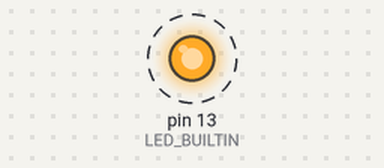
A sketch run on a simulated Arduino Uno, built with avr-gcc and run on an emulated ATmega328P. Parts: output pins drawn as LEDs (lit = HIGH). Dashed ring = blinking. What the sketch prints to the serial monitor is not drawn.

Above: at 0.5 s.
Timing chart, 0 to 4.6 s (numbered marks = the images above):
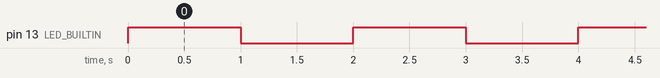

The sketch:

Transmitter_v001.ino
```cpp
#include "EasyTransfer.h"

//create object
EasyTransfer ET;

struct SEND_DATA_STRUCTURE{
  //put your variable definitions here for the data you want to send
  //THIS MUST BE EXACTLY THE SAME ON THE OTHER ARDUINO
  boolean blinks = false;
};

//give a name to the group of data
SEND_DATA_STRUCTURE mydata;

void setup(){
  Serial.begin(9600);
  //start the library, pass in the data details and the name of the serial port. Can be Serial, Serial1, Serial2, etc.
  ET.begin(details(mydata), &Serial);

  pinMode(LED_BUILTIN, OUTPUT);

}

void loop(){

  mydata.blinks = true;
  ET.sendData();
  digitalWrite(LED_BUILTIN, HIGH);
  delay(1000);

  mydata.blinks = false;
  ET.sendData();
  digitalWrite(LED_BUILTIN, LOW);

  delay(1000);
}
```

EasyTransfer.cpp
```cpp
#include "EasyTransfer.h"


//Captures address and size of struct
void EasyTransfer::begin(uint8_t * ptr, uint8_t length, Stream *theStream){
	address = ptr;
	size = length;
	_stream = theStream;

	//dynamic creation of rx parsing buffer in RAM
	rx_buffer = (uint8_t*) malloc(size+1);
}

//Sends out struct in binary, with header, length info and checksum
void EasyTransfer::sendData(){
  uint8_t CS = size;
  _stream->write(0x06);
  _stream->write(0x85);
  _stream->write(size);
  for(int i = 0; i<size; i++){
    CS^=*(address+i);
    _stream->write(*(address+i));
  }
  _stream->write(CS);

}

boolean EasyTransfer::receiveData(){

  //start off by looking for the header bytes. If they were already found in a previous call, skip it.
  if(rx_len == 0){
  //this size check may be redundant due to the size check below, but for now I'll leave it the way it is.
    if(_stream->available() >= 3){
	//this will block until a 0x06 is found or buffer size becomes less then 3.
      while(_stream->read() != 0x06) {
		//This will trash any preamble junk in the serial buffer
		//but we need to make sure there is enough in the buffer to process while we trash the rest
		//if the buffer becomes too empty, we will escape and try again on the next call
		if(_stream->available() < 3)
			return false;
		}
      if (_stream->read() == 0x85){
        rx_len = _stream->read();
		//make sure the binary structs on both Arduinos are the same size.
        if(rx_len != size){
          rx_len = 0;
          return false;
        }
      }
    }
  }

  //we get here if we already found the header bytes, the struct size matched what we know, and now we are byte aligned.
  if(rx_len != 0){
    while(_stream->available() && rx_array_inx <= rx_len){
      rx_buffer[rx_array_inx++] = _stream->read();
    }

    if(rx_len == (rx_array_inx-1)){
      //seem to have got whole message
      //last uint8_t is CS
      calc_CS = rx_len;
      for (int i = 0; i<rx_len; i++){
        calc_CS^=rx_buffer[i];
      }

      if(calc_CS == rx_buffer[rx_array_inx-1]){//CS good
        memcpy(address,rx_buffer,size);
		rx_len = 0;
		rx_array_inx = 0;
		return true;
		}

	  else{
	  //failed checksum, need to clear this out anyway
		rx_len = 0;
		rx_array_inx = 0;
		return false;
	  }

    }
  }

  return false;
}
```

EasyTransfer.h
```cpp
// (licence header left out)
#ifndef EasyTransfer_h
#define EasyTransfer_h


//make it a little prettier on the front end.
#define details(name) (byte*)&name,sizeof(name)

//Not neccessary, but just in case.
#if ARDUINO > 22
#include "Arduino.h"
#else
#include "WProgram.h"
#endif
#include "Stream.h"
//#include <NewSoftSerial.h>
//#include <math.h>
//#include <stdio.h>
//#include <stdint.h>
//#include <avr/io.h>

class EasyTransfer {
public:
void begin(uint8_t *, uint8_t, Stream *theStream);
//void begin(uint8_t *, uint8_t, NewSoftSerial *theSerial);
void sendData();
boolean receiveData();
private:
Stream *_stream;
//NewSoftSerial *_serial;
uint8_t * address;  //address of struct
uint8_t size;       //size of struct
uint8_t * rx_buffer; //address for temporary storage and parsing buffer
uint8_t rx_array_inx;  //index for RX parsing buffer
uint8_t rx_len;		//RX packet length according to the packet
uint8_t calc_CS;	   //calculated Chacksum
};


#endif
```

Measured:
- by itself, pin 13 (LED_BUILTIN): alternates HIGH for 1.0 s and LOW for 1.0 s
